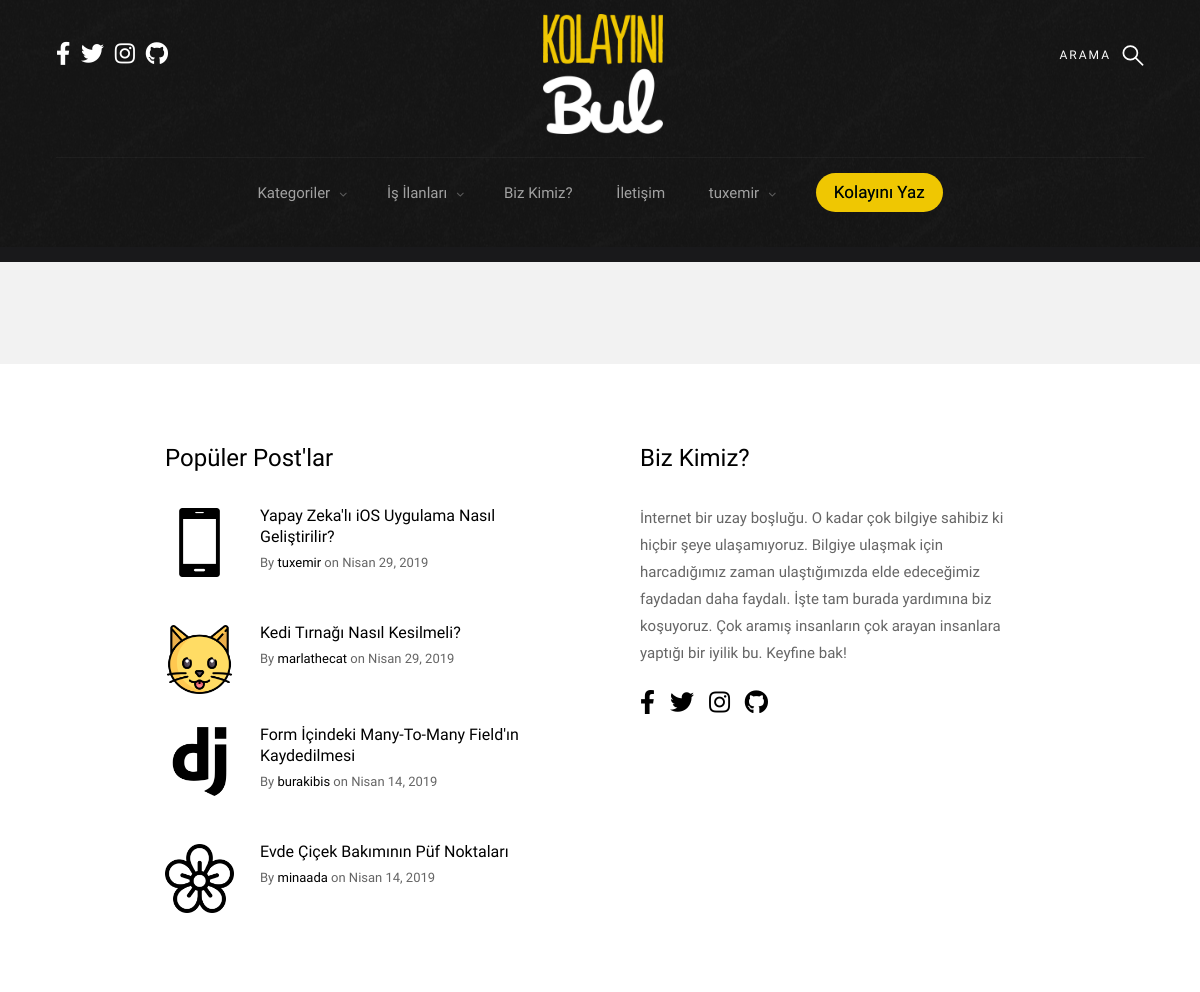
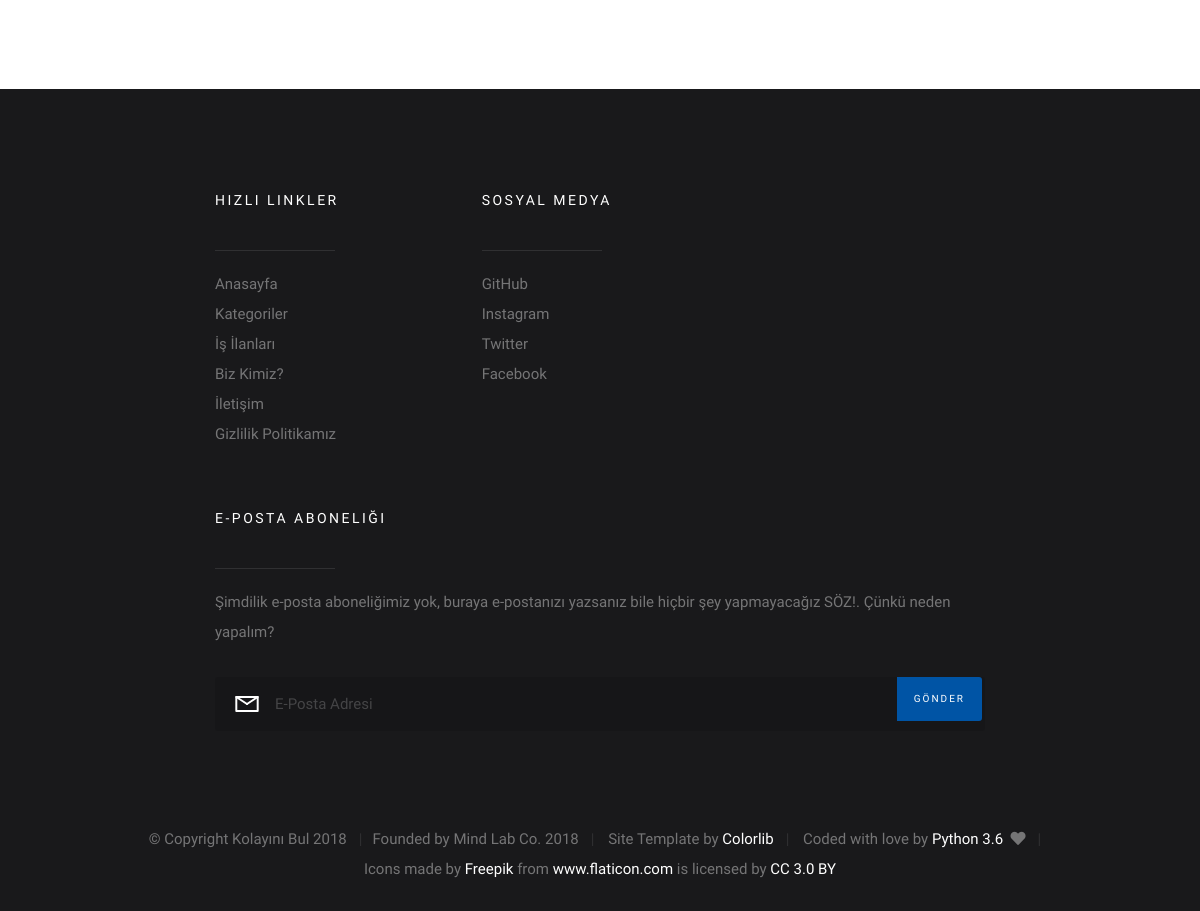
Screenshot of /search/ (signed in) with the database file from the repository (2 pictures, top to bottom).
### blog/models.py (models this page shows, shortened)
class Post(models.Model):
    author = models.ForeignKey("auth.User", on_delete=models.CASCADE, verbose_name="Yazar")
    category = models.ForeignKey("Category", on_delete=models.CASCADE, verbose_name="Kategori Adı")
    sub_category = models.ForeignKey("SubCategory", on_delete=models.CASCADE, verbose_name="Alt Kategori Adı",
                                     related_name="sub_category")
    title = models.CharField(max_length=50, verbose_name="Post Başlığı")
    slug = models.SlugField(max_length=55, blank=True, null=True)
    description = RichTextField(max_length=100000, null=False, verbose_name="Açıklama")
    image = models.ImageField(upload_to='post_images/', null=True, blank=True,
                              default='')
    created_date = models.DateTimeField(auto_now_add=True, verbose_name="Created Date")
    updated_date = models.DateTimeField(blank=True, null=True, verbose_name="Updated Date")
    verified_date = models.DateTimeField(auto_now_add=True, verbose_name="Verified Date")
    sources = models.CharField(max_length=250, verbose_name="Kaynak", blank=True, null=True)
    STATUS_DRAFT = 1
    STATUS_PUBLISHED = 2
    STATUS_ARCHIVED = 3
    STATUS_DEACTIVATED = 4
    STATUS_WAITING_APPROVAL = 5
    STATUSES = (
        (STATUS_DRAFT, 'Taslak'),
        (STATUS_PUBLISHED, 'Yayında'),
        (STATUS_ARCHIVED, 'Arşivlendi'),
        (STATUS_DEACTIVATED, 'Kaldırıldı'),
        (STATUS_WAITING_APPROVAL, "Onay Bekliyor")
    )
    active_post = models.SmallIntegerField(choices=STATUSES, default=5)
    LOCATION_BIG = 1
    LOCATION_SMALL1 = 2
    LOCATION_SMALL2 = 3
    LOCATION_OTHER = 4
    LOCATION = (
        (LOCATION_BIG, 'Big Box'),
        (LOCATION_SMALL1, 'First Small Box'),
        (LOCATION_SMALL2, 'Second Small Box'),
        (LOCATION_OTHER, 'Other'),
    )
    page_header_content = models.SmallIntegerField(choices=LOCATION, default=4)
    tag = models.ManyToManyField(SubCategory, default=sub_category)
    class Meta:
        ordering = ['-created_date']

class SubCategory(models.Model):
    category_name = models.ForeignKey(Category, on_delete=models.CASCADE, null=True, related_name='subcategories')
    sub_category_name = models.CharField(max_length=50, verbose_name="Alt-Category Adı")
    slug = models.SlugField(max_length=55, blank=True, null=True)
    sub_category_image = models.FileField(upload_to='sub_category_images/', null=True, blank=True)
    def __str__(self):
        return "{sub_category_name}".format(sub_category_name=self.sub_category_name)

### base_pages/views.py (the view)
# urls.py: path('search/', base_pages_view.search_view, name="search_view"),
def search_view(request):
    context = {}
    if request.method == "GET":
        search_key = request.GET.get("s")
        print(search_key)
        if search_key:
            context["searching_posts"] = Post.objects.filter(active_post="2").filter(
                Q(title__icontains=search_key) | Q(description__icontains=search_key) |
                Q(author__profile__slug__icontains=search_key) | Q(tag__sub_category__slug__icontains=search_key)
            )
    return render(request, "help_pages/search.html", context)

### base_pages/views.py (called while the page is built)
def categories(request):
    categories = Category.objects.all()
    context = {
        "categories": categories,
    }
    return context

def footerpost(request):
    footer_post = Post.objects.filter(active_post="2").order_by('-created_date')
    context = {
        "footer_post": footer_post,
    }
    return context

def big_box(request):
    try:
        big_box = Post.objects.get(page_header_content=1)
    except Post.DoesNotExist:
        big_box = None
    context = {
        "big_box": big_box,
    }
    return context

def second_box(request):
    try:
        second_box = Post.objects.get(page_header_content=2)
    except Post.DoesNotExist:
        second_box = None
    context = {
        "second_box": second_box,
    }
    return context

def third_box(request):
    try:
        third_box = Post.objects.get(page_header_content=3)
    except Post.DoesNotExist:
        third_box = None
    context = {
        "third_box": third_box,
    }
    return context

### blog/templatetags/my_filters.py (called while the page is built)
@register.filter()
def upfirstletter(value):
    first = value[0] if len(value) > 0 else ''
    remaining = value[1:] if len(value) > 1 else ''
    return first.upper() + remaining

### templates/help_pages/search.html (shortened to what this page needs)
{% extends "base/layout.html" %}
{% load static %}
{% block body %}
    <section class="s-content">
        <div class="row masonry-wrap">
        </div>
    </section>
{% endblock body %}

### templates/base/components/navbar.html (shortened to what this page needs)
{% load static %}
<body id="top">
<section class="s-pageheader s-pageheader--home">
    <header class="header">
        <div class="header__content row">
            <div class="header__logo">
                <a class="logo" href="{% url "index" %}">
                    <img class="masaustuLogo" style="width: 120px; height: 120px"
                         src="{% static 'logo/1781596764_b4fdb39e-54f8-49cd-b7db-7fe8b753a9f5 (1).png' %}"
                         alt="Homepage">
                </a>
            </div>
            <ul class="header__social">
                <li>
                    <a href="https://www.facebook.com/kolayinibul/" target="_blank"><i
                            class="fab fa-facebook-f"></i></a>
                </li>
                <li>
                    <a href="https://twitter.com/kolayinibul" target="_blank"><i class="fab fa-twitter"></i></a>
                </li>
                <li>
                    <a href="https://www.instagram.com/kolayinibul" target="_blank"><i class="fab fa-instagram"></i></a>
                </li>
                <li>
                    <a href="https://github.com/mindlabcore" target="_blank"><i class="fab fa-github"></i></a>
                </li>
            </ul>
            <a class="header__search-trigger" href="#0"></a>
            <nav class="header__nav-wrap">
                <ul class="header__nav">
                    <li class="has-children">
                        <a href="#0" title="">Kategoriler</a>
                    </li>
                    <li class="has-children">
                        <a href="#0" title="">İş İlanları</a>
                    </li>
                    <li><a href="{% url 'about_us' %}" title="">Biz Kimiz?</a></li>
                    <li><a href="{% url 'contact_us' %}" title="">İletişim</a></li>
                    {% if request.user.is_authenticated %}
                        <li class="has-children">
                            <a href="#0" title="">{{ request.user.username }}</a>
                        </li>
                    {% else %}
                        <li><a href="{% url 'user:login' %}" title="">Giriş Yap</a></li>
                        <li><a href="{% url 'user:sign_up' %}" title="">Kayıt Ol</a></li>
                    {% endif %}
                    <li>
                        <a href="{% url 'posts:add_post' %}" class="writeButton"
                           style="color:#000000; text-align: center">Kolayını
                            Yaz</a>
                    </li>
                </ul>
            </nav>
        </div>
    </header>
    <hr>
    {% url 'index' as current_url %}
</section>

### templates/base/components/s-extra-footer-top.html
{% load static %}
{% load my_filters %}
<section class="s-extra">
    <div class="row top">
        <div class="col-eight md-six tab-full popular">
            <h3>Popüler Post'lar</h3>
            <div class="block-1-2 block-m-full popular__posts">
                {% for post in footer_post|slice:":6" %}
                    <article class="col-block popular__post">
                        <a href="#0" class="popular__thumb">
                            <img src="{{ post.sub_category.sub_category_image.url }}" alt="">
                        </a>
                        <h5><a href="{% url 'posts:detail' slug=post.slug %}">{{ post.title|safe|upfirstletter }}</a></h5>
                        <section class="popular__meta">
                            <span class="popular__author"><span>By</span> <a href="{% url 'user:profile' slug=post.author %}">{{ post.author }}</a></span>
                            <span class="popular__date"><span>on</span> <time
                                    datetime="2017-12-19">{{ post.created_date|date:"F d, Y" }}</time></span>
                        </section>
                    </article>
                {% endfor %}
            </div>
        </div>
        <div class="col-four md-six tab-full about">
            <h3>Biz Kimiz?</h3>
            <p>
                İnternet bir uzay boşluğu. O kadar çok bilgiye sahibiz ki hiçbir şeye ulaşamıyoruz. Bilgiye ulaşmak için
                harcadığımız zaman ulaştığımızda elde edeceğimiz faydadan daha faydalı. İşte tam burada
                yardımına biz koşuyoruz. Çok aramış insanların çok arayan insanlara yaptığı bir iyilik bu. Keyfine bak!
            </p>
            <ul class="about__social">
                <li>
                    <a href="https://www.facebook.com/kolayinibul/" target="_blank"><i class="fab fa-facebook-f"></i></a>
                </li>
                <li>
                    <a href="https://twitter.com/kolayinibul" target="_blank"><i class="fab fa-twitter"></i></a>
                </li>
                <li>
                    <a href="https://www.instagram.com/kolayinibul" target="_blank"><i class="fab fa-instagram"></i></a>
                </li>
                <li>
                    <a href="https://github.com/mindlabcore" target="_blank"><i class="fab fa-github"></i></a>
                </li>
            </ul>
        </div>
    </div>
</section>

### static/css/base.css (style rules this page uses)
body { margin: 0; }
article, aside, footer, header, nav, section { display: block; }
hr { box-sizing: content-box; height: 0; overflow: visible; }
a { background-color: transparent; -webkit-text-decoration-skip: objects; }
img { border-style: none; }
*, *::before, *::after { box-sizing: inherit; }
body { font-weight: normal; line-height: 1; word-wrap: break-word; text-rendering: optimizeLegibility; -webkit-overflow-scrolling: touch; -webkit-text-size-adjust: none; }
body, input, button { -moz-osx-font-smoothing: grayscale; -webkit-font-smoothing: antialiased; }
img, video { max-width: 100%; height: auto; }
div, dl, dt, dd, ul, ol, li, h1, h2, h3, h4, h5, h6, pre, form, p, blockquote, th, td { margin: 0; padding: 0; }
h1, h2, h3, h4, h5, h6 { -webkit-font-smoothing: auto; -webkit-font-smoothing: antialiased; -webkit-font-variant-ligatures: common-ligatures; -moz-font-variant-ligatures: common-ligatures; font-variant-ligatures: common-ligatures; text-rendering: optimizeLegibility; }
em, i { font-style: italic; line-height: inherit; }
ol, ul { list-style: none; }
li { display: block; }
a { text-decoration: none; line-height: inherit; }
a img { border: none; }
.row { width: 94%; max-width: 1200px; margin: 0 auto; }
.row:after { content: ""; display: table; clear: both; }
[class*="col-"] { float: left; padding: 0 20px; }
.col-four, .col-1-3 { width: 33.33333%; }
.col-eight, .col-2-3 { width: 66.66667%; }
@media only screen and (max-width: 1200px) { [class*="col-"] { padding: 0 15px; } }
@media only screen and (max-width: 1200px) { .md-six, .md-1-2 { width: 50%; } }
[class*="block-"]:after { content: ""; display: table; clear: both; }
.block-1-2 .col-block { width: 50%; }
.block-1-6 .col-block:nth-child(6n + 1), .block-1-5 .col-block:nth-child(5n + 1), .block-1-4 .col-block:nth-child(4n + 1), .block-1-3 .col-block:nth-child(3n + 1), .block-1-2 .col-block:nth-child(2n + 1) { clear: both; }
@media only screen and (max-width: 1200px) { .block-m-full .col-block { width: 100%; clear: both; } }
@media only screen and (max-width: 1200px) { [class*="block-m-"] .col-block:nth-child(n) { clear: none; } }

### rows the page displays
Post: sub_category.sub_category_image (picture), title|upfirstletter "Yapay Zeka'lı iOS Uygulama Nasıl Geliştirilir?", author "tuxemir", created_date "Nisan 29, 2019"
Post: sub_category.sub_category_image (picture), title|upfirstletter "Kedi Tırnağı Nasıl Kesilmeli?", author "marlathecat", created_date "Nisan 29, 2019"
Post: sub_category.sub_category_image (picture), title|upfirstletter "Form İçindeki Many-To-Many Field'ın Kaydedilmesi", author "burakibis", created_date "Nisan 14, 2019"
Post: sub_category.sub_category_image (picture), title|upfirstletter "Evde Çiçek Bakımının Püf Noktaları", author "minaada", created_date "Nisan 14, 2019"

### other values shown
{{ request.user.username }} "tuxemir"
